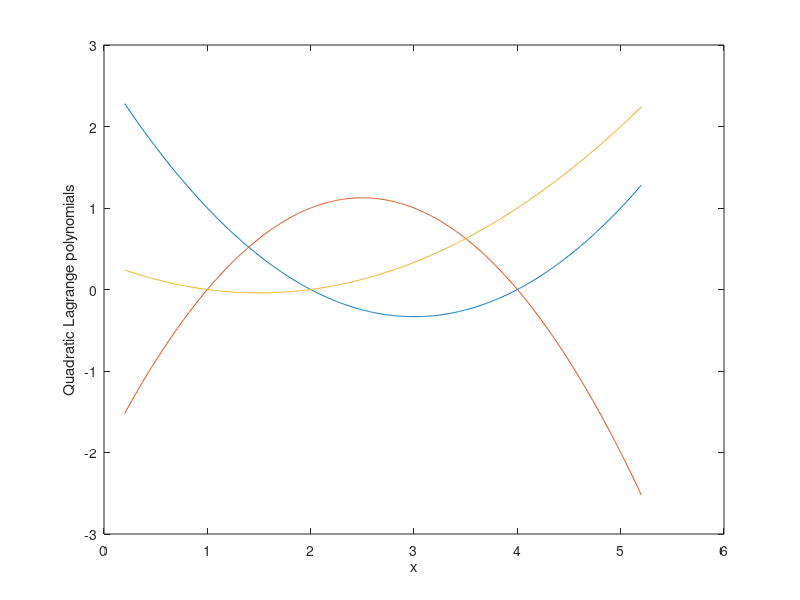

Write MATLAB code to recreate this figure. (Note: this script raises an error after producing the figure.)
% Figure 10.3
%
% plot ith Lagrange polynomial of degree n based on
% n+1 data abscissae xx
clf

xx = [1,2,4];
n = 2;
a = .2;
b = 5.2;
t = a:.01 : b;

for i = 0:n
  xi = xx(i+1);
  denom = 1;
  for k = 0:n
    if k ~= i
      denom = denom * (xi - xx(k+1));
    end
  end

  for l = 1:length(t)
    li(i+1,l) = 1/denom;
    for k = 0:n
      if k ~= i
        li(i+1,l) = li(i+1,l) * (t(l) - xx(k+1));
      end
    end
  end
end

plot (t,li)
hold on
xlabel('x')
ylabel('Quadratic Lagrange polynomials')
gtext('L_0(x)')
gtext('L_1(x)')
gtext('L_2(x)')
